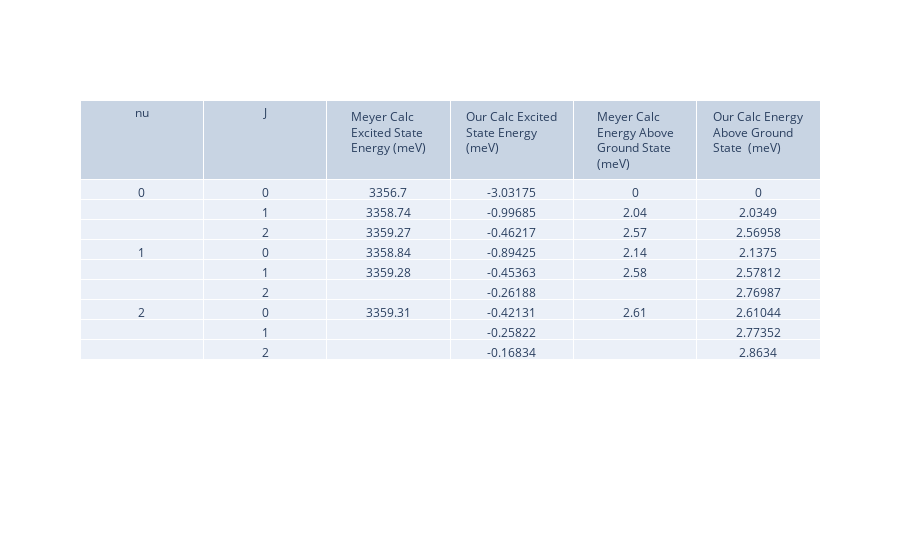
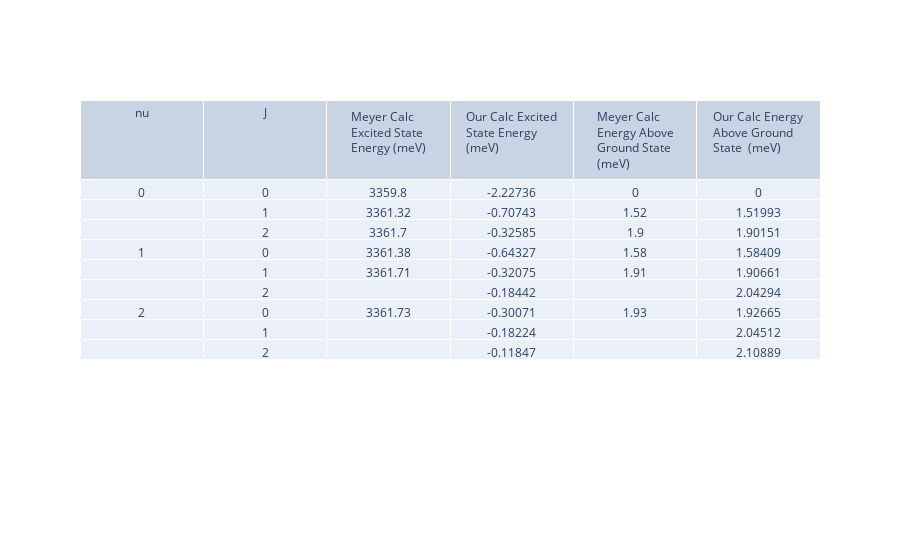
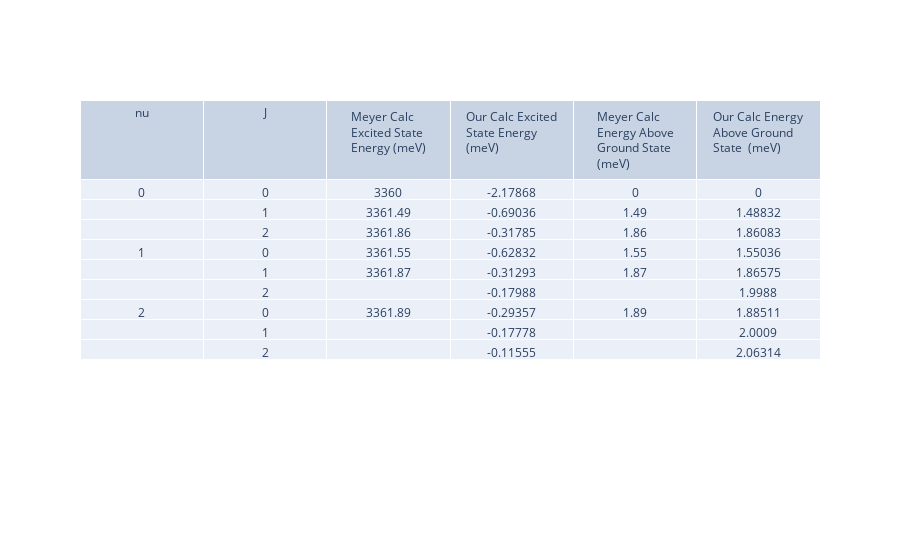
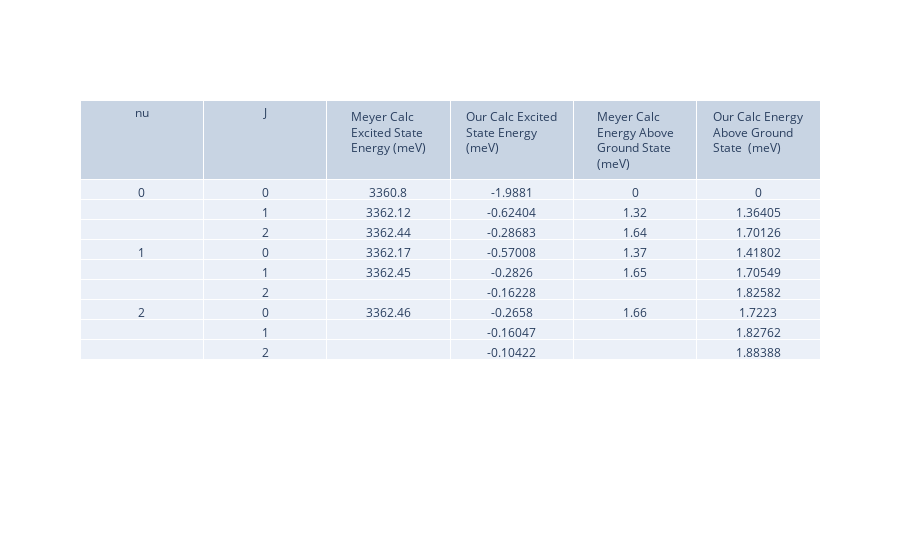

Notebook cell for these charts, in order:
### Code cell
# plot the table
# run previous section
import plotly.graph_objects as go
import numpy as np

Eabs_paper = [[3.3567*1000, round(3.35874*1000, 5), 3.35927*1000, round(3.35884*1000, 5), 3.35928*1000, '', 3.35931*1000, '', ''], 
              [round(3.3598*1000, 5), 3.36132*1000, 3.36170*1000, 3.36138*1000, 3.36171*1000, '', 3.36173*1000, '', ''], 
              [3.3600*1000, 3.36149*1000, 3.36186*1000, round(3.36155*1000, 5), round(3.36187*1000, 5), '', 3.36189*1000, '', ''], 
              [round(3.3608*1000, 5), 3.36212*1000, 3.36244*1000, 3.36217*1000, 3.36245*1000, '', 3.36246*1000, '', ''],
              [3.3628*1000, round(3.36386*1000,5), 3.36411*1000, 3.36389*1000, 3.36411*1000, '', round(3.36412*1000, 5), '', '']]

Erel_paper = [[0, 2.04, 2.57, 2.14, 2.58, '', 2.61, '', ''], 
             [0, 1.52, 1.90, 1.58, 1.91, '', 1.93, '', ''], 
             [0, 1.49, 1.86, 1.55, 1.87, '', 1.89, '', ''],
             [0, 1.32, 1.64, 1.37, 1.65, '', 1.66, '', ''], 
             [0, 1.06, 1.31, 1.09, 1.31, '', 1.32, '', '']]

Exciton = ['I9', 'I8', 'I7', 'I6', 'I4']
D = [19.1, 16.0, 15.8, 15.0, 13.0]              
for i in range(5):
    print('Exciton: ', Exciton[i], ' Binding Energy: ', D[i], ' meV')
    fig = go.Figure(data=[go.Table(header=dict(values=['nu', 'J', 'Meyer Calc Excited State Energy (meV)', 'Our Calc Excited State Energy (meV)', 
                                                   'Meyer Calc Energy Above Ground State (meV)','Our Calc Energy Above Ground State  (meV)']),
                 cells=dict(values=[['0', '', '', '1', '', '', '2', '', ''],
                                    ['0', '1' ,'2' , '0','1' ,'2' , '0','1' ,'2'],
                                    Eabs_paper[i], Eabs[i], Erel_paper[i], Erel[i]]))])
    fig.show()

### Figure 1 — Plotly figure (JSON) as saved in the notebook; plotly's stock layout.template omitted (floating-point values rounded to 4 significant figures)
{"data": [{"cells": {"values": [["0", "", "", "1", "", "", "2", "", ""], ["0", "1", "2", "0", "1", "2", "0", "1", "2"], [3357.0, 3359.0, 3359.0, 3359.0, 3359.0, "", 3359.0, "", ""], [-3.032, -0.9969, -0.4622, -0.8942, -0.4536, -0.2619, -0.4213, -0.2582, -0.1683], [0, 2.04, 2.57, 2.14, 2.58, "", 2.61, "", ""], [0, 2.035, 2.57, 2.138, 2.578, 2.77, 2.61, 2.774, 2.863]]}, "header": {"values": ["nu", "J", "Meyer Calc Excited State Energy (meV)", "Our Calc Excited State Energy (meV)", "Meyer Calc Energy Above Ground State (meV)", "Our Calc Energy Above Ground State  (meV)"]}, "type": "table"}], "layout": {}}

### Figure 2 — Plotly figure (JSON) as saved in the notebook; plotly's stock layout.template omitted (floating-point values rounded to 4 significant figures)
{"data": [{"cells": {"values": [["0", "", "", "1", "", "", "2", "", ""], ["0", "1", "2", "0", "1", "2", "0", "1", "2"], [3360.0, 3361.0, 3362.0, 3361.0, 3362.0, "", 3362.0, "", ""], [-2.227, -0.7074, -0.3258, -0.6433, -0.3207, -0.1844, -0.3007, -0.1822, -0.1185], [0, 1.52, 1.9, 1.58, 1.91, "", 1.93, "", ""], [0, 1.52, 1.902, 1.584, 1.907, 2.043, 1.927, 2.045, 2.109]]}, "header": {"values": ["nu", "J", "Meyer Calc Excited State Energy (meV)", "Our Calc Excited State Energy (meV)", "Meyer Calc Energy Above Ground State (meV)", "Our Calc Energy Above Ground State  (meV)"]}, "type": "table"}], "layout": {}}

### Figure 3 — Plotly figure (JSON) as saved in the notebook; plotly's stock layout.template omitted (floating-point values rounded to 4 significant figures)
{"data": [{"cells": {"values": [["0", "", "", "1", "", "", "2", "", ""], ["0", "1", "2", "0", "1", "2", "0", "1", "2"], [3360, 3361.0, 3362.0, 3362.0, 3362.0, "", 3362.0, "", ""], [-2.179, -0.6904, -0.3179, -0.6283, -0.3129, -0.1799, -0.2936, -0.1778, -0.1155], [0, 1.49, 1.86, 1.55, 1.87, "", 1.89, "", ""], [0, 1.488, 1.861, 1.55, 1.866, 1.999, 1.885, 2.001, 2.063]]}, "header": {"values": ["nu", "J", "Meyer Calc Excited State Energy (meV)", "Our Calc Excited State Energy (meV)", "Meyer Calc Energy Above Ground State (meV)", "Our Calc Energy Above Ground State  (meV)"]}, "type": "table"}], "layout": {}}

### Figure 4 — Plotly figure (JSON) as saved in the notebook; plotly's stock layout.template omitted (floating-point values rounded to 4 significant figures)
{"data": [{"cells": {"values": [["0", "", "", "1", "", "", "2", "", ""], ["0", "1", "2", "0", "1", "2", "0", "1", "2"], [3361.0, 3362.0, 3362.0, 3362.0, 3362.0, "", 3362.0, "", ""], [-1.988, -0.624, -0.2868, -0.5701, -0.2826, -0.1623, -0.2658, -0.1605, -0.1042], [0, 1.32, 1.64, 1.37, 1.65, "", 1.66, "", ""], [0, 1.364, 1.701, 1.418, 1.705, 1.826, 1.722, 1.828, 1.884]]}, "header": {"values": ["nu", "J", "Meyer Calc Excited State Energy (meV)", "Our Calc Excited State Energy (meV)", "Meyer Calc Energy Above Ground State (meV)", "Our Calc Energy Above Ground State  (meV)"]}, "type": "table"}], "layout": {}}
